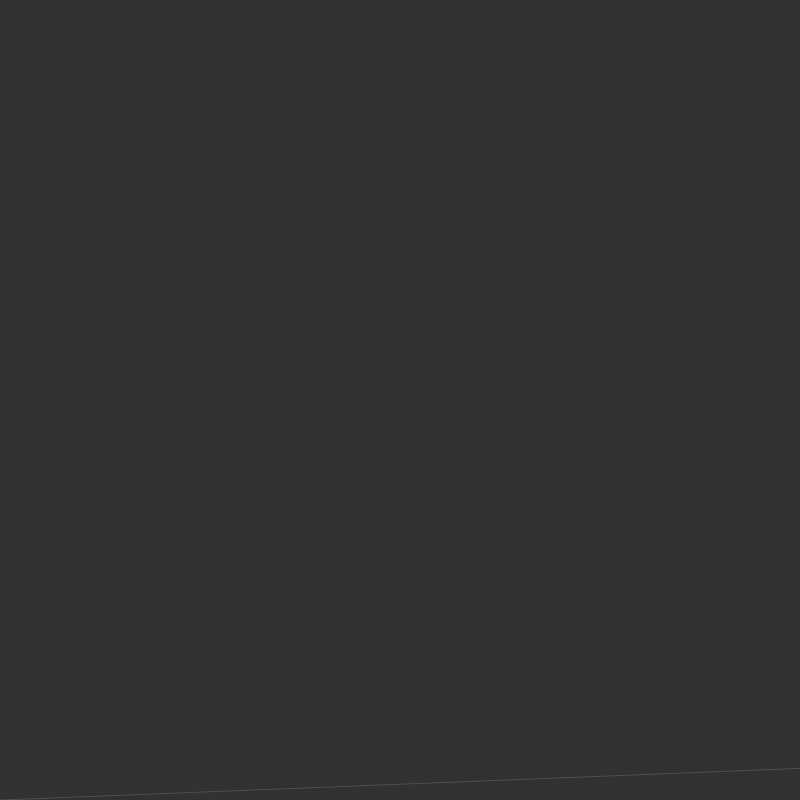
Frame 1 (no input)
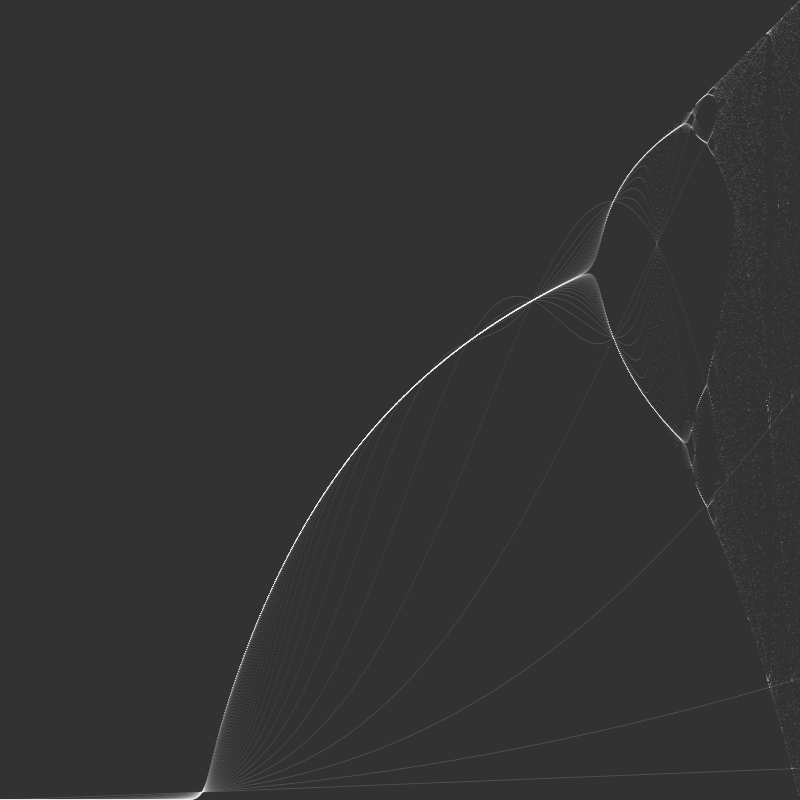
Frame 60 (no input)
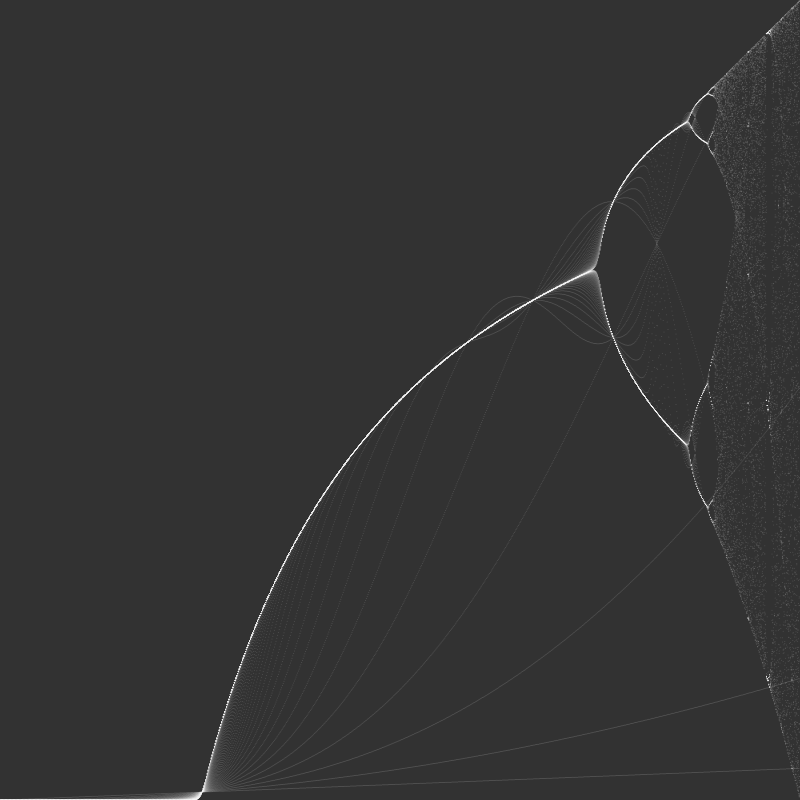
Frame 120 (the mouse pressed at the canvas centre since frame 60)

The p5.js sketch that drew these frames (run headless with seeded random() and noise() and a simulated clock; from frame 60 on, the mouse is pressed at the canvas centre):

// p5.js sketch
// ── sketch.js
var counter;
var n_samples = 1000;
let x_array = [];

function setup() {
    createCanvas(800, 800);
    counter = 0;
    background(50);
  
    for (let i = 0; i < n_samples; i++) {
        x_array[i] = 0.01;
    }
}

function draw() {
  
    for (let i = 0; i < n_samples; i++) {
        var r = map(i, 0, n_samples, 0, 4);
        x_array[i] = r * (x_array[i]) * (1.0-x_array[i]);

        counter+=1;

            if(counter>0 & counter<1000000){
                stroke(255,40);
                point(map(i, 0, n_samples, 0, width), height - x_array[i]*height, 1);
            }

    }
    
}
